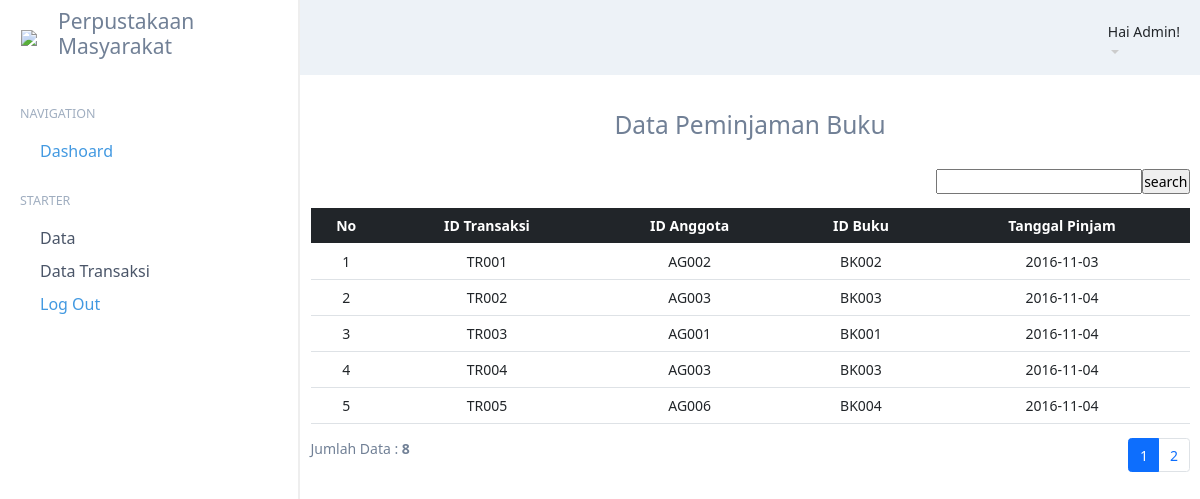
Page /index.php?p=transaksi-peminjaman (signed in) on the committed database.
### tables this page shows
CREATE TABLE `tbtransaksi` (
  `idtransaksi` varchar(5) NOT NULL,
  `idanggota` varchar(5) NOT NULL,
  `idbuku` varchar(5) NOT NULL,
  `tglpinjam` date NOT NULL,
  `tglkembali` date NOT NULL
);

### pages/transaksi-peminjaman.php (the view, shortened to what this page needs)
<link href="https://cdn.jsdelivr.net/npm/bootstrap@5.1.0/dist/css/bootstrap.min.css" rel="stylesheet">
<div class="container text-center"><h3>Data Peminjaman Buku</h3></div>
<div class="container">
	<FORM CLASS="form-inline" METHOD="POST">
	<div align="right"><form method=post><input type="text" name="pencarian"><input type="submit" name="search" value="search" class="tombol"></form>
	</FORM>
    <table class="table">
        <thead class="table-dark">
            <th style="text-align: center;">No</td>
			<th style="text-align: center;">ID Transaksi</th>
			<th style="text-align: center;">ID Anggota</th>
            <th style="text-align: center;">ID Buku</th>
			<th style="text-align: center;">Tanggal Pinjam</th>
        </thead>
		<?php
		$batas = 5;
		extract($_GET);
		if(empty($hal)){
			$posisi = 0;
			$hal = 1;
			$nomor = 1;
		}
		else {
			$posisi = ($hal - 1) * $batas;
			$nomor = $posisi+1;
		}
		if($_SERVER['REQUEST_METHOD'] == "POST"){
			$pencarian = trim(mysqli_real_escape_string($db, $_POST['pencarian']));
			if($pencarian != ""){
				$sql = "SELECT * FROM tbtransaksi WHERE idtransaksi LIKE '%$pencarian%'
						OR idbuku LIKE '%$pencarian%'
						OR idanggota LIKE '%$pencarian%'
                        OR tglpinjam LIKE '%$pencarian%'
                        OR tglkembali LIKE '%$pencarian%'";
				$query = $sql;
				$queryJml = $sql;
			}
			else {
				$query = "SELECT * FROM tbtransaksi LIMIT $posisi, $batas";
				$queryJml = "SELECT * FROM tbtransaksi";
				$no = $posisi * 1;
			}
		}
		else {
			$query = "SELECT * FROM tbtransaksi LIMIT $posisi, $batas";
			$queryJml = "SELECT * FROM tbtransaksi";
		}
		$q_tampil_transaksi = mysqli_query($db, $query);
		if(mysqli_num_rows($q_tampil_transaksi)>0)
		{
            while($r_tampil_transaksi=mysqli_fetch_array($q_tampil_transaksi)){
            ?>
		<tr>
			<td style="text-align: center;"><?php echo $nomor; ?></td>
			<td style="text-align: center;"><?php echo $r_tampil_transaksi['idtransaksi']; ?></td>
			<td style="text-align: center;"><?php echo $r_tampil_transaksi['idanggota']; ?></td>
			<td style="text-align: center;"><?php echo $r_tampil_transaksi['idbuku']; ?></td>
			<td style="text-align: center;"><?php echo $r_tampil_transaksi['tglpinjam']; ?></td>
		</tr>
		<?php $nomor++; }
        }
		else {
			echo "<tr><td colspan=6>Data Tidak Ditemukan</td></tr>";
		}?>
	</table>
	<?php
	if(isset($_POST['pencarian'])){
	if($_POST['pencarian']!=''){
		echo "<div style=\"float:left;\">";
		$jml = mysqli_num_rows(mysqli_query($db, $queryJml));
		echo "Data Hasil Pencarian: <b>$jml</b>";
		echo "</div>";
	}
	}
	else{ ?>
		<div style="float: left;">
		<?php
			$jml = mysqli_num_rows(mysqli_query($db, $queryJml));
			echo "Jumlah Data : <b>$jml</b>";
		?>
		</div>
		<div class="pagination" style="float: right;">
				<?php
				$jml_hal = ceil($jml/$batas);
				for($i=1; $i<=$jml_hal; $i++){
					if($i != $hal){
						echo "<li class='page-item'><a href=\"?p=buku&hal=$i\" class='page-link'>$i</a>";
					}
					else {
						echo "<li class='page-item active' aria-current='page'>
                        <a class='page-link'>$i</a>
                        </li>";
					}
				}
				?>
		</div>
	<?php
	}
	?>
</div>

### index.php (shortened to what this page needs)
<?php
if(isset($_SESSION['sesi'])){
?>
<!doctype html>
<html>
<head>
<link href="https://cdn.jsdelivr.net/npm/bootstrap@5.0.2/dist/css/bootstrap.min.css" rel="stylesheet">
  <link rel="stylesheet" href="style.css">
  <link rel="stylesheet" href="https://cdnjs.cloudflare.com/ajax/libs/line-awesome/1.3.0/line-awesome/css/line-awesome.min.css">
</head>
<body>
    <div class="topbar transition" style="background-color: #EDF2F7;">
        <div class="menu">
            <ul>
                      <li>
                        <div class="dropdown">
                            <div class="dropdown-toggle" id="dropdownProfile" role="button" data-bs-toggle="dropdown" aria-expanded="false">
                                <div id="nama-user" class="las la-home text-dark">Hai <?php echo$_SESSION['sesi']; ?>!</div>
                            </div>
                        </div>
                    </li>
                </ul>
            </div>
        </div>
    <div class="sidebar transition">
         <div class="logo">
            <img src="https://img.icons8.com/color/48/000000/book.png" class="p-4"/>
            <h4 class="text-left">Perpustakaan Masyarakat</h4>
        </div>
        <div class="sidebar-items">
        <ul>
                <p class="menu">Navigation</p>
                <li>
                    <a href="index.php" class="transition active">
                        <span>Dashoard</span>
                    </a>
                </li>
                <p class="menu">STARTER</p>
                <li>
                    <a href="#" data-bs-toggle="collapse"
                    data-bs-target="#starter-layout" aria-expanded="false">
                            <span>Data</span>
                    </a>
                </li>
                <li>
                    <a href="#" data-bs-toggle="collapse"
                    data-bs-target="#starter-bootstrap" aria-expanded="false">
                            <span>Data Transaksi</span>
                    </a>
                </li>
                <li>
                    <a href="logout.php" class="transition active">
                        <span>Log Out</span>
                    </a>
                </li>
            </ul>
        </div>
    </div>
    <div class="content transition">
        <?php
			$pages_dir='pages';
			if(!empty($_GET['p'])){
				$pages=scandir($pages_dir,0);
				unset($pages[0],$pages[1]);
				$p=$_GET['p'];
				if(in_array($p.'.php',$pages)){
					include($pages_dir.'/'.$p.'.php');
				}else{
					echo'Halaman Tidak Ditemukan';
				}
			}else{
				include($pages_dir.'/beranda.php');
			}
		?>
    </div>
</body>
</html>
<?php
}
else {
	header('location:depan.php');
}
?>

### style.css (style rules this page uses)
* { padding: 0; margin: 0; }
html, body { color: #718096 !important; font-size: 14px !important; font-family: "Nunito", "Orelega One", "Arial", sans-serif; background-color: #edf2f7; }
.transition { -webkit-transition: all 0.3s ease; -moz-transition: all 0.3s ease; -ms-transition: all 0.3s ease; -o-transition: all 0.3s ease; transition: all 0.3s ease; }
.topbar { position: fixed; top: 0; left: 0; right: 0; height: 75px; background-color: #fff; margin-left: 0; transition: all 0.3s; z-index: 9997; }
.topbar .menu { float: right; display: flex; align-items: center; height: 75px; padding: 0 10px; }
.topbar .menu ul { padding: 0; margin: 0; }
.topbar .menu ul li { display: inline-block; margin: 8px 10px 0 10px; }
.topbar .menu ul li .dropdown-toggle { color: #ccc; cursor: pointer; }
.sidebar { position: fixed; top: 0; left: -300px; bottom: 0; width: 300px; background-color: #fff; z-index: 9999; border-right: 2px solid #eee; }
.sidebar .logo { position: fixed; width: 275px; height: 75px; display: flex; z-index: 1; align-items: center; justify-content: center; background-color: #fff; }
.sidebar .sidebar-items { padding: 75px 30px; height: 100%; margin-left: -10px; overflow: auto; }
.sidebar .sidebar-items .menu { color: #a0aec0; font-size: 12.5px; font-weight: 500; margin-top: 30px; margin-bottom: 5px; text-transform: uppercase; }
.sidebar .sidebar-items ul { padding: 0; margin: 0; }
.sidebar .sidebar-items ul li { display: block; position: relative; }
.sidebar .sidebar-items ul li a { text-decoration: none; color: #4a5568; margin-left: 15px; }
.sidebar .sidebar-items ul li a:hover, .sidebar .sidebar-items ul li a.active { color: #4299e1; }
.sidebar .sidebar-items ul li a span { font-size: 16px; position: absolute; margin-top: 10px; margin-left: 15px; }
@media (min-width: 992px) { .topbar { margin-left: 300px; } }
@media (min-width: 992px) { .sidebar { left: 0; } }
@media (min-width: 992px) { .content { padding-left: 300px; } }
.content { padding-top: 100px; min-height: 100vh; }
.content h3 { margin-top: 10px; margin-bottom: 30px; }

### rows in the picture
tbtransaksi: idtransaksi "TR001", idanggota "AG002", idbuku "BK002", tglpinjam "2016-11-03"
tbtransaksi: idtransaksi "TR002", idanggota "AG003", idbuku "BK003", tglpinjam "2016-11-04"
tbtransaksi: idtransaksi "TR003", idanggota "AG001", idbuku "BK001", tglpinjam "2016-11-04"
tbtransaksi: idtransaksi "TR004", idanggota "AG003", idbuku "BK003", tglpinjam "2016-11-04"
tbtransaksi: idtransaksi "TR005", idanggota "AG006", idbuku "BK004", tglpinjam "2016-11-04"

### other values in the picture
$_SESSION['sesi'] "Admin"
$jml "8"
